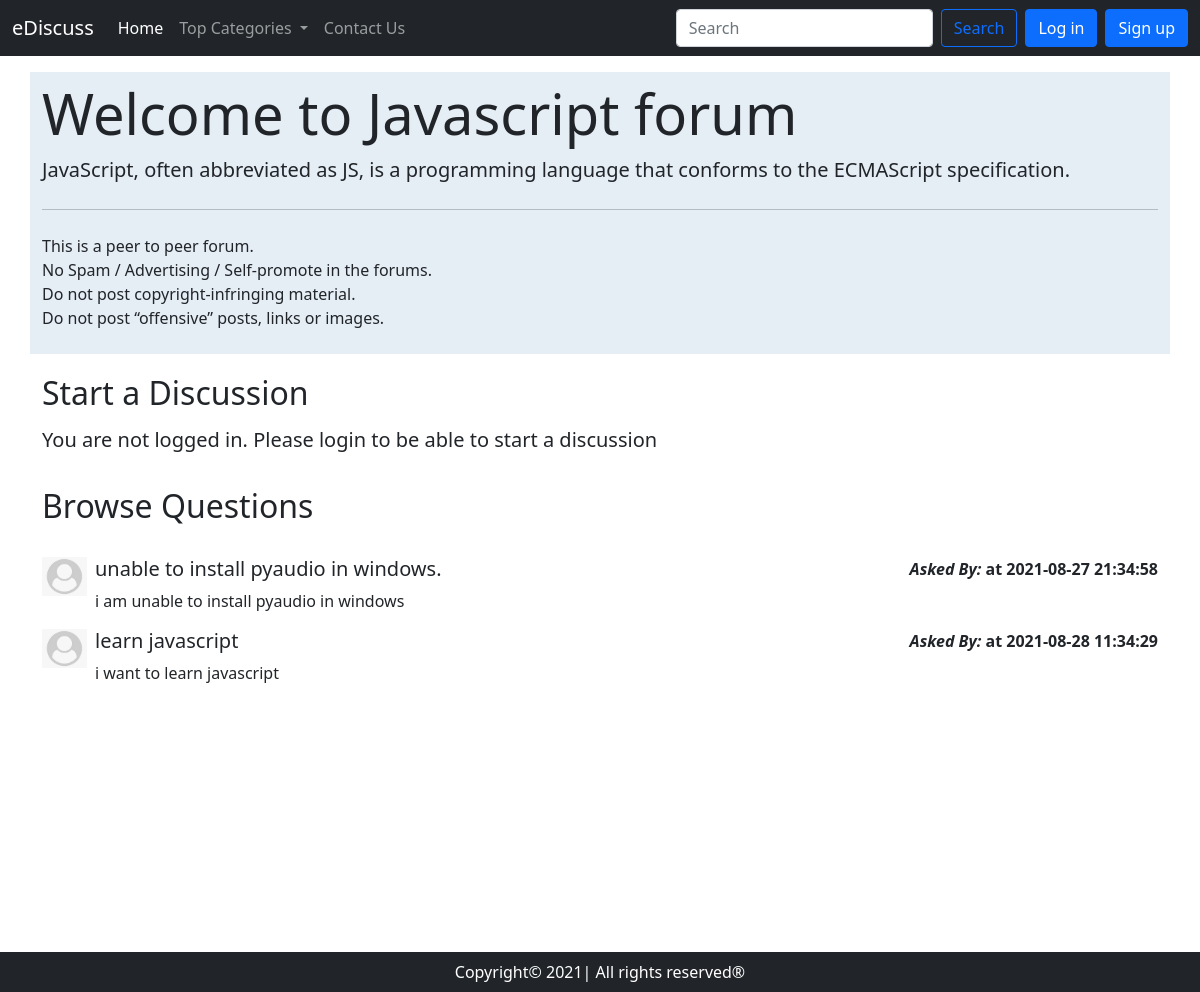
The app's page /threadlist.php?catid=2 with its own data.
### tables this page shows
CREATE TABLE `categories` (
  `category_id` int(8) NOT NULL,
  `category_name` varchar(255) NOT NULL,
  `category_desc` varchar(255) NOT NULL,
  `created` datetime NOT NULL DEFAULT current_timestamp()
);

CREATE TABLE `threads` (
  `thread_id` int(7) NOT NULL,
  `thread_title` varchar(255) NOT NULL,
  `thread_desc` text NOT NULL,
  `thread_cat_id` int(7) NOT NULL,
  `thread_user_id` int(7) NOT NULL,
  `timestamp` datetime NOT NULL DEFAULT current_timestamp()
);

### threadlist.php (the view, shortened to what this page needs)
<!doctype html>
<html lang="en">
<head>
    <link href="https://cdn.jsdelivr.net/npm/bootstrap@5.1.0/dist/css/bootstrap.min.css" rel="stylesheet"
>
</head>
<body>
    <?php include 'partials.php/_dbconnect.php';  ?>
    <?php include 'partials.php/_header.php'; ?>
    <?php
    $id=$_GET['catid'];
    $sql="SELECT * FROM `categories` WHERE category_id=$id;";
          $result=mysqli_query($conn,$sql);
while ($row=mysqli_fetch_assoc($result)) {
    $catname=$row['category_name'];
    $catdesc=$row['category_desc'];
}
    ?>
    <div class="container my-3 py-2" id="threadhead">
        <div class="jumbotron jumbotron-fluid">
            <h1 class="display-4">Welcome to <?php echo $catname; ?> forum</h1>
            <p class="lead"><?php echo $catdesc; ?> </p>
            <hr class="my-4">
            <p>This is a peer to peer forum.<br>No Spam / Advertising / Self-promote in the forums.
                <br>Do not post copyright-infringing material.
                <br>Do not post “offensive” posts, links or images.
            </p>
        </div>
    </div>
<?php
if(isset($_SESSION['loggedin'])&&$_SESSION['loggedin']==true){
    $showthread=true;
    echo '<div class="container" id="discussion">
        <h2 class="py-3">Start a Discussion</h2>
        <form action="'.$_SERVER['REQUEST_URI'].'" method="post">
            <div class="mb-3">
                <label for="exampleInputEmail1" class="form-label">Problem Title</label>
                <input type="text" class="form-control" id="title" name="title" aria-describedby="emailHelp">
                <div id="emailHelp" class="form-text">We will never share your email with anyone else.</div>
            </div>
            <input type="hidden" name="sno" value="'.$_SESSION['sno'].'">
            <div class="form-group">
                <label for="exampleFormControlTextarea1">Ellaborate Your Concern</label>
                <textarea class="form-control" id="desc" name="desc" rows="3"></textarea>
            </div>
            <button type="submit" class="btn btn-primary my-3">Submit</button>
        </form>
    </div>';}
    else{
        echo '<div class="container">
        <h2 class="py-1">Start a Discussion</h2>
        <p class="lead">You are not logged in. Please login to be able to start a discussion</p>
        </div>';
    }
    ?>
    <div class="container mb-5" id=footer>
        <h2 class="py-3">Browse Questions</h2>
        <?php
    $id=$_GET['catid'];
    $sql="SELECT * FROM `threads` WHERE thread_cat_id=$id ";
          $result=mysqli_query($conn,$sql);
while ($row=mysqli_fetch_assoc($result)) {
    $id=$row['thread_id'];
    $title=$row['thread_title'];
    $desc=$row['thread_desc'];
    $threadtime=$row['timestamp'];
    $thread_user_id=$row['thread_user_id'];
    $sql2="SELECT user_email FROM `users` WHERE `sno`='$thread_user_id'";
    $result2=mysqli_query($conn,$sql2);
    $row2=mysqli_fetch_assoc($result2);
    echo '<div class="d-flex my-3">
            <div class="flex-shrink-0">
                <img src="img/userdefault.jfif" width="45px" alt="...">
            </div>
            <div class="flex-grow-1 ms-2">
                <h5><a href="thread.php?threadid='.$id.'" class="text-dark text-decoration-none">'.$title.'</a></h5>
                '.$desc.' </div><p class="fw-bold my-0"><i>Asked By: </i>'.$row2['user_email'].' at '.$threadtime.'</p>
        </div>';
}
    ?>
    </div>
    <?php include 'partials.php/_footer.php'; ?>
</body>
</html>

### threadlist.php (style rules this page uses)
#footer { min-height: 433px; }
#threadhead { border: 2px ; background-color: #e5edf5; }

### records on screen
categories: category_name "Javascript", category_desc "JavaScript, often abbreviated as JS, is a programming language that conforms to the ECMAScript specification."
threads: thread_title "unable to install pyaudio in windows.", thread_desc "i am unable to install pyaudio in windows", timestamp "2021-08-27 21:34:58"
threads: thread_title "learn javascript", thread_desc "i want to learn javascript", timestamp "2021-08-28 11:34:29"
